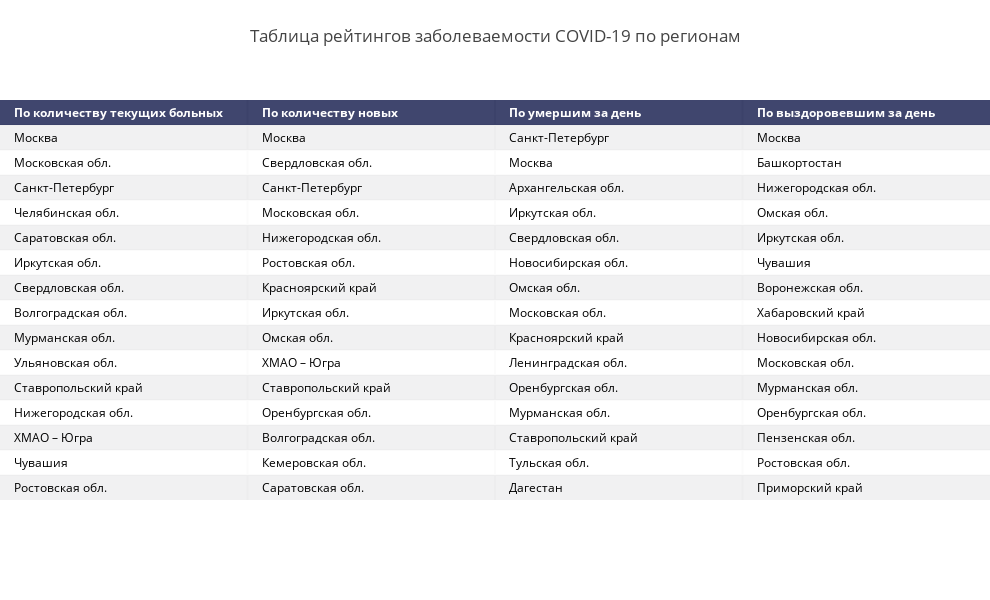

Notebook source saved alongside this figure:
### Code cell
covid_rates = pd.DataFrame()
mask = (X.Date==myday)&(X.Region!='Россия')
today_cases = X[mask]
#covid_rates.reset_index(drop=True)

covid_rates['По количеству текущих больных'] = today_cases.sort_values(by=['Remaining_ill'],ascending = False).Region.reset_index(drop=True)
covid_rates['По количеству новых'] = today_cases.sort_values(by=['Day_confirmed'],ascending = False).Region.reset_index(drop=True)
covid_rates['По умершим за день'] = today_cases.sort_values(by=['Day_deaths'],ascending = False).Region.reset_index(drop=True)
covid_rates['По выздоровевшим за день'] = today_cases.sort_values(by=['Day_recovered'],ascending = False).Region.reset_index(drop=True)

fig =  ff.create_table(covid_rates.head(15))
fig.update_layout(
    
                  title_text ='Таблица рейтингов заболеваемости COVID-19 по регионам',
                  margin = {'t':100, 'b':100},
                  title_x = 0.5,
                  title_y= 0.95,
                  title_xanchor = "center",
                  title_yanchor = "top", 
                  
                  width = 990, height = 600,template = 'gridon',
    
    
                  xaxis_title='',yaxis_title = ''
)
fig.show()

### Figure 1 — Plotly figure (JSON) as saved in the notebook; plotly's stock layout.template omitted (floating-point values rounded to 4 significant figures)
{"data": [{"colorscale": [[0, "#00083e"], [0.5, "#ededee"], [1, "#ffffff"]], "hoverinfo": "none", "opacity": 0.75, "showscale": false, "type": "heatmap", "z": [[0, 0, 0, 0], [0.5, 0.5, 0.5, 0.5], [1, 1, 1, 1], [0.5, 0.5, 0.5, 0.5], [1, 1, 1, 1], [0.5, 0.5, 0.5, 0.5], [1, 1, 1, 1], [0.5, 0.5, 0.5, 0.5], [1, 1, 1, 1], [0.5, 0.5, 0.5, 0.5], [1, 1, 1, 1], [0.5, 0.5, 0.5, 0.5], [1, 1, 1, 1], [0.5, 0.5, 0.5, 0.5], [1, 1, 1, 1], [0.5, 0.5, 0.5, 0.5]]}], "layout": {"annotations": [{"align": "left", "font": {"color": "#ffffff"}, "showarrow": false, "text": "<b>По количеству текущих больных</b>", "x": -0.45, "xanchor": "left", "xref": "x", "y": 0, "yref": "y"}, {"align": "left", "font": {"color": "#ffffff"}, "showarrow": false, "text": "<b>По количеству новых</b>", "x": 0.55, "xanchor": "left", "xref": "x", "y": 0, "yref": "y"}, {"align": "left", "font": {"color": "#ffffff"}, "showarrow": false, "text": "<b>По умершим за день</b>", "x": 1.55, "xanchor": "left", "xref": "x", "y": 0, "yref": "y"}, {"align": "left", "font": {"color": "#ffffff"}, "showarrow": false, "text": "<b>По выздоровевшим за день</b>", "x": 2.55, "xanchor": "left", "xref": "x", "y": 0, "yref": "y"}, {"align": "left", "font": {"color": "#000000"}, "showarrow": false, "text": "Москва", "x": -0.45, "xanchor": "left", "xref": "x", "y": 1, "yref": "y"}, {"align": "left", "font": {"color": "#000000"}, "showarrow": false, "text": "Москва", "x": 0.55, "xanchor": "left", "xref": "x", "y": 1, "yref": "y"}, {"align": "left", "font": {"color": "#000000"}, "showarrow": false, "text": "Санкт-Петербург", "x": 1.55, "xanchor": "left", "xref": "x", "y": 1, "yref": "y"}, {"align": "left", "font": {"color": "#000000"}, "showarrow": false, "text": "Москва", "x": 2.55, "xanchor": "left", "xref": "x", "y": 1, "yref": "y"}, {"align": "left", "font": {"color": "#000000"}, "showarrow": false, "text": "Московская обл.", "x": -0.45, "xanchor": "left", "xref": "x", "y": 2, "yref": "y"}, {"align": "left", "font": {"color": "#000000"}, "showarrow": false, "text": "Свердловская обл.", "x": 0.55, "xanchor": "left", "xref": "x", "y": 2, "yref": "y"}, {"align": "left", "font": {"color": "#000000"}, "showarrow": false, "text": "Москва", "x": 1.55, "xanchor": "left", "xref": "x", "y": 2, "yref": "y"}, {"align": "left", "font": {"color": "#000000"}, "showarrow": false, "text": "Башкортостан", "x": 2.55, "xanchor": "left", "xref": "x", "y": 2, "yref": "y"}, {"align": "left", "font": {"color": "#000000"}, "showarrow": false, "text": "Санкт-Петербург", "x": -0.45, "xanchor": "left", "xref": "x", "y": 3, "yref": "y"}, {"align": "left", "font": {"color": "#000000"}, "showarrow": false, "text": "Санкт-Петербург", "x": 0.55, "xanchor": "left", "xref": "x", "y": 3, "yref": "y"}, {"align": "left", "font": {"color": "#000000"}, "showarrow": false, "text": "Архангельская обл.", "x": 1.55, "xanchor": "left", "xref": "x", "y": 3, "yref": "y"}, {"align": "left", "font": {"color": "#000000"}, "showarrow": false, "text": "Нижегородская обл.", "x": 2.55, "xanchor": "left", "xref": "x", "y": 3, "yref": "y"}, {"align": "left", "font": {"color": "#000000"}, "showarrow": false, "text": "Челябинская обл.", "x": -0.45, "xanchor": "left", "xref": "x", "y": 4, "yref": "y"}, {"align": "left", "font": {"color": "#000000"}, "showarrow": false, "text": "Московская обл.", "x": 0.55, "xanchor": "left", "xref": "x", "y": 4, "yref": "y"}, {"align": "left", "font": {"color": "#000000"}, "showarrow": false, "text": "Иркутская обл.", "x": 1.55, "xanchor": "left", "xref": "x", "y": 4, "yref": "y"}, {"align": "left", "font": {"color": "#000000"}, "showarrow": false, "text": "Омская обл.", "x": 2.55, "xanchor": "left", "xref": "x", "y": 4, "yref": "y"}, {"align": "left", "font": {"color": "#000000"}, "showarrow": false, "text": "Саратовская обл.", "x": -0.45, "xanchor": "left", "xref": "x", "y": 5, "yref": "y"}, {"align": "left", "font": {"color": "#000000"}, "showarrow": false, "text": "Нижегородская обл.", "x": 0.55, "xanchor": "left", "xref": "x", "y": 5, "yref": "y"}, {"align": "left", "font": {"color": "#000000"}, "showarrow": false, "text": "Свердловская обл.", "x": 1.55, "xanchor": "left", "xref": "x", "y": 5, "yref": "y"}, {"align": "left", "font": {"color": "#000000"}, "showarrow": false, "text": "Иркутская обл.", "x": 2.55, "xanchor": "left", "xref": "x", "y": 5, "yref": "y"}, {"align": "left", "font": {"color": "#000000"}, "showarrow": false, "text": "Иркутская обл.", "x": -0.45, "xanchor": "left", "xref": "x", "y": 6, "yref": "y"}, {"align": "left", "font": {"color": "#000000"}, "showarrow": false, "text": "Ростовская обл.", "x": 0.55, "xanchor": "left", "xref": "x", "y": 6, "yref": "y"}, {"align": "left", "font": {"color": "#000000"}, "showarrow": false, "text": "Новосибирская обл.", "x": 1.55, "xanchor": "left", "xref": "x", "y": 6, "yref": "y"}, {"align": "left", "font": {"color": "#000000"}, "showarrow": false, "text": "Чувашия", "x": 2.55, "xanchor": "left", "xref": "x", "y": 6, "yref": "y"}, {"align": "left", "font": {"color": "#000000"}, "showarrow": false, "text": "Свердловская обл.", "x": -0.45, "xanchor": "left", "xref": "x", "y": 7, "yref": "y"}, {"align": "left", "font": {"color": "#000000"}, "showarrow": false, "text": "Красноярский край", "x": 0.55, "xanchor": "left", "xref": "x", "y": 7, "yref": "y"}, {"align": "left", "font": {"color": "#000000"}, "showarrow": false, "text": "Омская обл.", "x": 1.55, "xanchor": "left", "xref": "x", "y": 7, "yref": "y"}, {"align": "left", "font": {"color": "#000000"}, "showarrow": false, "text": "Воронежская обл.", "x": 2.55, "xanchor": "left", "xref": "x", "y": 7, "yref": "y"}, {"align": "left", "font": {"color": "#000000"}, "showarrow": false, "text": "Волгоградская обл.", "x": -0.45, "xanchor": "left", "xref": "x", "y": 8, "yref": "y"}, {"align": "left", "font": {"color": "#000000"}, "showarrow": false, "text": "Иркутская обл.", "x": 0.55, "xanchor": "left", "xref": "x", "y": 8, "yref": "y"}, {"align": "left", "font": {"color": "#000000"}, "showarrow": false, "text": "Московская обл.", "x": 1.55, "xanchor": "left", "xref": "x", "y": 8, "yref": "y"}, {"align": "left", "font": {"color": "#000000"}, "showarrow": false, "text": "Хабаровский край", "x": 2.55, "xanchor": "left", "xref": "x", "y": 8, "yref": "y"}, {"align": "left", "font": {"color": "#000000"}, "showarrow": false, "text": "Мурманская обл.", "x": -0.45, "xanchor": "left", "xref": "x", "y": 9, "yref": "y"}, {"align": "left", "font": {"color": "#000000"}, "showarrow": false, "text": "Омская обл.", "x": 0.55, "xanchor": "left", "xref": "x", "y": 9, "yref": "y"}, {"align": "left", "font": {"color": "#000000"}, "showarrow": false, "text": "Красноярский край", "x": 1.55, "xanchor": "left", "xref": "x", "y": 9, "yref": "y"}, {"align": "left", "font": {"color": "#000000"}, "showarrow": false, "text": "Новосибирская обл.", "x": 2.55, "xanchor": "left", "xref": "x", "y": 9, "yref": "y"}, {"align": "left", "font": {"color": "#000000"}, "showarrow": false, "text": "Ульяновская обл.", "x": -0.45, "xanchor": "left", "xref": "x", "y": 10, "yref": "y"}, {"align": "left", "font": {"color": "#000000"}, "showarrow": false, "text": "ХМАО – Югра", "x": 0.55, "xanchor": "left", "xref": "x", "y": 10, "yref": "y"}, {"align": "left", "font": {"color": "#000000"}, "showarrow": false, "text": "Ленинградская обл.", "x": 1.55, "xanchor": "left", "xref": "x", "y": 10, "yref": "y"}, {"align": "left", "font": {"color": "#000000"}, "showarrow": false, "text": "Московская обл.", "x": 2.55, "xanchor": "left", "xref": "x", "y": 10, "yref": "y"}, {"align": "left", "font": {"color": "#000000"}, "showarrow": false, "text": "Ставропольский край", "x": -0.45, "xanchor": "left", "xref": "x", "y": 11, "yref": "y"}, {"align": "left", "font": {"color": "#000000"}, "showarrow": false, "text": "Ставропольский край", "x": 0.55, "xanchor": "left", "xref": "x", "y": 11, "yref": "y"}, {"align": "left", "font": {"color": "#000000"}, "showarrow": false, "text": "Оренбургская обл.", "x": 1.55, "xanchor": "left", "xref": "x", "y": 11, "yref": "y"}, {"align": "left", "font": {"color": "#000000"}, "showarrow": false, "text": "Мурманская обл.", "x": 2.55, "xanchor": "left", "xref": "x", "y": 11, "yref": "y"}, {"align": "left", "font": {"color": "#000000"}, "showarrow": false, "text": "Нижегородская обл.", "x": -0.45, "xanchor": "left", "xref": "x", "y": 12, "yref": "y"}, {"align": "left", "font": {"color": "#000000"}, "showarrow": false, "text": "Оренбургская обл.", "x": 0.55, "xanchor": "left", "xref": "x", "y": 12, "yref": "y"}, {"align": "left", "font": {"color": "#000000"}, "showarrow": false, "text": "Мурманская обл.", "x": 1.55, "xanchor": "left", "xref": "x", "y": 12, "yref": "y"}, {"align": "left", "font": {"color": "#000000"}, "showarrow": false, "text": "Оренбургская обл.", "x": 2.55, "xanchor": "left", "xref": "x", "y": 12, "yref": "y"}, {"align": "left", "font": {"color": "#000000"}, "showarrow": false, "text": "ХМАО – Югра", "x": -0.45, "xanchor": "left", "xref": "x", "y": 13, "yref": "y"}, {"align": "left", "font": {"color": "#000000"}, "showarrow": false, "text": "Волгоградская обл.", "x": 0.55, "xanchor": "left", "xref": "x", "y": 13, "yref": "y"}, {"align": "left", "font": {"color": "#000000"}, "showarrow": false, "text": "Ставропольский край", "x": 1.55, "xanchor": "left", "xref": "x", "y": 13, "yref": "y"}, {"align": "left", "font": {"color": "#000000"}, "showarrow": false, "text": "Пензенская обл.", "x": 2.55, "xanchor": "left", "xref": "x", "y": 13, "yref": "y"}, {"align": "left", "font": {"color": "#000000"}, "showarrow": false, "text": "Чувашия", "x": -0.45, "xanchor": "left", "xref": "x", "y": 14, "yref": "y"}, {"align": "left", "font": {"color": "#000000"}, "showarrow": false, "text": "Кемеровская обл.", "x": 0.55, "xanchor": "left", "xref": "x", "y": 14, "yref": "y"}, {"align": "left", "font": {"color": "#000000"}, "showarrow": false, "text": "Тульская обл.", "x": 1.55, "xanchor": "left", "xref": "x", "y": 14, "yref": "y"}, {"align": "left", "font": {"color": "#000000"}, "showarrow": false, "text": "Ростовская обл.", "x": 2.55, "xanchor": "left", "xref": "x", "y": 14, "yref": "y"}, {"align": "left", "font": {"color": "#000000"}, "showarrow": false, "text": "Ростовская обл.", "x": -0.45, "xanchor": "left", "xref": "x", "y": 15, "yref": "y"}, {"align": "left", "font": {"color": "#000000"}, "showarrow": false, "text": "Саратовская обл.", "x": 0.55, "xanchor": "left", "xref": "x", "y": 15, "yref": "y"}, {"align": "left", "font": {"color": "#000000"}, "showarrow": false, "text": "Дагестан", "x": 1.55, "xanchor": "left", "xref": "x", "y": 15, "yref": "y"}, {"align": "left", "font": {"color": "#000000"}, "showarrow": false, "text": "Приморский край", "x": 2.55, "xanchor": "left", "xref": "x", "y": 15, "yref": "y"}], "height": 600, "margin": {"b": 100, "l": 0, "r": 0, "t": 100}, "title": {"text": "Таблица рейтингов заболеваемости COVID-19 по регионам", "x": 0.5, "xanchor": "center", "y": 0.95, "yanchor": "top"}, "width": 990, "xaxis": {"dtick": 1, "gridwidth": 2, "showticklabels": false, "tick0": -0.5, "ticks": "", "title": {"text": ""}, "zeroline": false}, "yaxis": {"autorange": "reversed", "dtick": 1, "gridwidth": 2, "showticklabels": false, "tick0": 0.5, "ticks": "", "title": {"text": ""}, "zeroline": false}}}
